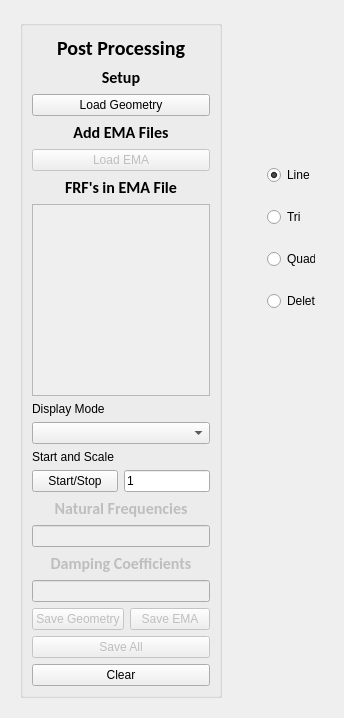
      <widget class="QWidget" name="post_processing_tab">
       <property name="sizePolicy">
        <sizepolicy hsizetype="Expanding" vsizetype="Expanding">
         <horstretch>0</horstretch>
         <verstretch>0</verstretch>
        </sizepolicy>
       </property>
       <attribute name="title">
        <string>Post Processing</string>
       </attribute>
       <layout class="QGridLayout" name="gridLayout_4">
        <item row="0" column="0">
         <widget class="PostProcMainWidget" name="post_proc_widget_main" native="true">
          <property name="sizePolicy">
           <sizepolicy hsizetype="Expanding" vsizetype="Expanding">
            <horstretch>0</horstretch>
            <verstretch>0</verstretch>
           </sizepolicy>
          </property>
          <layout class="QHBoxLayout" name="horizontalLayout_7" stretch="1,3">
           <item>
            <layout class="QVBoxLayout" name="post_proc_layout_setup" stretch="0">
             <property name="sizeConstraint">
              <enum>QLayout::SizeConstraint::SetDefaultConstraint</enum>
             </property>
             <property name="rightMargin">
              <number>0</number>
             </property>
             <item>
              <widget class="QGroupBox" name="groupBox">
               <layout class="QVBoxLayout" name="verticalLayout_3">
                <item>
                 <widget class="QLabel" name="post_proc_label_main">
                  <property name="sizePolicy">
                   <sizepolicy hsizetype="Expanding" vsizetype="Fixed">
                    <horstretch>0</horstretch>
                    <verstretch>0</verstretch>
                   </sizepolicy>
                  </property>
                  <property name="font">
                   <font>
                    <family>Calibri</family>
                    <pointsize>15</pointsize>
                    <bold>true</bold>
                   </font>
                  </property>
                  <property name="layoutDirection">
                   <enum>Qt::LayoutDirection::RightToLeft</enum>
                  </property>
                  <property name="text">
                   <string>Post Processing</string>
                  </property>
                  <property name="alignment">
                   <set>Qt::AlignmentFlag::AlignCenter</set>
                  </property>
                 </widget>
                </item>
                <item>
                 <widget class="QLabel" name="post_proc_label_main_2">
                  <property name="sizePolicy">
                   <sizepolicy hsizetype="Expanding" vsizetype="Fixed">
                    <horstretch>0</horstretch>
                    <verstretch>0</verstretch>
                   </sizepolicy>
                  </property>
                  <property name="font">
                   <font>
                    <family>Calibri</family>
                    <pointsize>12</pointsize>
                    <bold>true</bold>
                   </font>
                  </property>
                  <property name="layoutDirection">
                   <enum>Qt::LayoutDirection::RightToLeft</enum>
                  </property>
                  <property name="text">
                   <string>Setup</string>
                  </property>
                  <property name="alignment">
                   <set>Qt::AlignmentFlag::AlignCenter</set>
                  </property>
                 </widget>
                </item>
                <item>
                 <layout class="QHBoxLayout" name="horizontalLayout_4">
                  <item>
                   <widget class="QPushButton" name="post_proc_button_load_geometry">
                    <property name="sizePolicy">
                     <sizepolicy hsizetype="Minimum" vsizetype="Fixed">
                      <horstretch>0</horstretch>
                      <verstretch>0</verstretch>
                     </sizepolicy>
                    </property>
                    <property name="minimumSize">
                     <size>
                      <width>0</width>
                      <height>0</height>
                     </size>
                    </property>
                    <property name="text">
                     <string>Load Geometry</string>
                    </property>
                   </widget>
                  </item>
                 </layout>
                </item>
                <item>
                 <widget class="QLabel" name="post_proc_label_main_3">
                  <property name="sizePolicy">
                   <sizepolicy hsizetype="Expanding" vsizetype="Fixed">
                    <horstretch>0</horstretch>
                    <verstretch>0</verstretch>
                   </sizepolicy>
                  </property>
                  <property name="font">
                   <font>
                    <family>Calibri</family>
                    <pointsize>12</pointsize>
                    <bold>true</bold>
                   </font>
                  </property>
                  <property name="layoutDirection">
                   <enum>Qt::LayoutDirection::RightToLeft</enum>
                  </property>
                  <property name="text">
                   <string>Add EMA Files</string>
                  </property>
                  <property name="alignment">
                   <set>Qt::AlignmentFlag::AlignCenter</set>
                  </property>
                 </widget>
                </item>
                <item>
                 <widget class="QPushButton" name="post_proc_button_load_ema">
                  <property name="enabled">
                   <bool>false</bool>
                  </property>
                  <property name="sizePolicy">
                   <sizepolicy hsizetype="Minimum" vsizetype="Fixed">
                    <horstretch>0</horstretch>
                    <verstretch>0</verstretch>
                   </sizepolicy>
                  </property>
                  <property name="text">
                   <string>Load EMA</string>
                  </property>
                 </widget>
                </item>
                <item>
                 <widget class="QLabel" name="post_proc_label_main_4">
                  <property name="sizePolicy">
                   <sizepolicy hsizetype="Expanding" vsizetype="Fixed">
                    <horstretch>0</horstretch>
                    <verstretch>0</verstretch>
                   </sizepolicy>
                  </property>
                  <property name="font">
                   <font>
                    <family>Calibri</family>
                    <pointsize>12</pointsize>
                    <bold>true</bold>
                   </font>
                  </property>
                  <property name="layoutDirection">
                   <enum>Qt::LayoutDirection::RightToLeft</enum>
                  </property>
                  <property name="text">
                   <string>FRF's in EMA File</string>
                  </property>
                  <property name="alignment">
                   <set>Qt::AlignmentFlag::AlignCenter</set>
                  </property>
                 </widget>
                </item>
                <item>
                 <widget class="QListView" name="post_proc_ema_list">
                  <property name="enabled">
                   <bool>false</bool>
                  </property>
                  <property name="selectionMode">
                   <enum>QAbstractItemView::SelectionMode::SingleSelection</enum>
                  </property>
                 </widget>
                </item>
                <item>
                 <widget class="QLabel" name="post_proc_label_mode">
                  <property name="text">
                   <string>Display Mode</string>
                  </property>
                 </widget>
                </item>
                <item>
                 <widget class="QComboBox" name="post_proc_combo_box_mode"/>
                </item>
                <item>
                 <widget class="QLabel" name="label_2">
                  <property name="text">
                   <string>Start and Scale</string>
                  </property>
                 </widget>
                </item>
                <item>
                 <layout class="QHBoxLayout" name="horizontalLayout_11" stretch="1,1">
                  <item>
                   <widget class="QPushButton" name="post_proc_button_show_deformation">
                    <property name="text">
                     <string>Start/Stop</string>
                    </property>
                   </widget>
                  </item>
                  <item>
                   <widget class="QLineEdit" name="post_proc_line_edit_deformation_scale">
                    <property name="text">
                     <string>1</string>
                    </property>
                    <property name="placeholderText">
                     <string>Scale [1,100]</string>
                    </property>
                   </widget>
                  </item>
                 </layout>
                </item>
                <item>
                 <widget class="QLabel" name="post_proc_label_nat_freq">
                  <property name="enabled">
                   <bool>false</bool>
                  </property>
                  <property name="sizePolicy">
                   <sizepolicy hsizetype="Expanding" vsizetype="Fixed">
                    <horstretch>0</horstretch>
                    <verstretch>0</verstretch>
                   </sizepolicy>
                  </property>
                  <property name="font">
                   <font>
                    <family>Calibri</family>
                    <pointsize>12</pointsize>
                    <bold>true</bold>
                   </font>
                  </property>
                  <property name="layoutDirection">
                   <enum>Qt::LayoutDirection::RightToLeft</enum>
                  </property>
                  <property name="text">
                   <string>Natural Frequencies</string>
                  </property>
                  <property name="alignment">
                   <set>Qt::AlignmentFlag::AlignCenter</set>
                  </property>
                 </widget>
                </item>
                <item>
                 <widget class="QLineEdit" name="post_proc_line_edit_nat_freq">
                  <property name="enabled">
                   <bool>false</bool>
                  </property>
                  <property name="text">
                   <string/>
                  </property>
                  <property name="placeholderText">
                   <string/>
                  </property>
                 </widget>
                </item>
                <item>
                 <widget class="QLabel" name="post_proc_label_damping_coeff">
                  <property name="enabled">
                   <bool>false</bool>
                  </property>
                  <property name="sizePolicy">
                   <sizepolicy hsizetype="Expanding" vsizetype="Fixed">
                    <horstretch>0</horstretch>
                    <verstretch>0</verstretch>
                   </sizepolicy>
                  </property>
                  <property name="font">
                   <font>
                    <family>Calibri</family>
                    <pointsize>12</pointsize>
                    <bold>true</bold>
                   </font>
                  </property>
                  <property name="layoutDirection">
                   <enum>Qt::LayoutDirection::RightToLeft</enum>
                  </property>
                  <property name="text">
                   <string>Damping Coefficients</string>
                  </property>
                  <property name="alignment">
                   <set>Qt::AlignmentFlag::AlignCenter</set>
                  </property>
                 </widget>
                </item>
                <item>
                 <widget class="QLineEdit" name="post_proc_line_edit_daming_coeff">
                  <property name="enabled">
                   <bool>false</bool>
                  </property>
                  <property name="text">
                   <string/>
                  </property>
                  <property name="placeholderText">
                   <string/>
                  </property>
                 </widget>
                </item>
                <item>
                 <layout class="QHBoxLayout" name="horizontalLayout_9">
                  <item>
                   <widget class="QPushButton" name="post_proc_button_save_geometry">
                    <property name="enabled">
                     <bool>false</bool>
                    </property>
                    <property name="sizePolicy">
                     <sizepolicy hsizetype="Minimum" vsizetype="Fixed">
                      <horstretch>0</horstretch>
                      <verstretch>0</verstretch>
                     </sizepolicy>
                    </property>
                    <property name="text">
                     <string>Save Geometry</string>
                    </property>
                   </widget>
                  </item>
                  <item>
                   <widget class="QPushButton" name="post_proc_button_save_ema">
                    <property name="enabled">
                     <bool>false</bool>
                    </property>
                    <property name="sizePolicy">
                     <sizepolicy hsizetype="Minimum" vsizetype="Fixed">
                      <horstretch>0</horstretch>
                      <verstretch>0</verstretch>
                     </sizepolicy>
                    </property>
                    <property name="text">
                     <string>Save EMA</string>
                    </property>
                   </widget>
                  </item>
                 </layout>
                </item>
                <item>
                 <layout class="QHBoxLayout" name="horizontalLayout_8">
                  <item>
                   <widget class="QPushButton" name="post_proc_button_save_all">
                    <property name="enabled">
                     <bool>false</bool>
                    </property>
                    <property name="sizePolicy">
                     <sizepolicy hsizetype="Minimum" vsizetype="Fixed">
                      <horstretch>0</horstretch>
                      <verstretch>0</verstretch>
                     </sizepolicy>
                    </property>
                    <property name="text">
                     <string>Save All</string>
                    </property>
                   </widget>
                  </item>
                 </layout>
                </item>
                <item>
                 <widget class="QPushButton" name="post_proc_button_clear">
                  <property name="text">
                   <string>Clear</string>
                  </property>
                 </widget>
                </item>
               </layout>
              </widget>
             </item>
            </layout>
           </item>
           <item>
            <widget class="QFrame" name="post_proc_geometry">
             <property name="sizePolicy">
              <sizepolicy hsizetype="Expanding" vsizetype="Expanding">
               <horstretch>0</horstretch>
               <verstretch>0</verstretch>
              </sizepolicy>
             </property>
             <layout class="QGridLayout" name="gridLayout_9">
              <item row="0" column="0">
               <widget class="GeometryWidget" name="post_proc_vispy" native="true">
                <property name="sizePolicy">
                 <sizepolicy hsizetype="Expanding" vsizetype="Expanding">
                  <horstretch>0</horstretch>
                  <verstretch>0</verstretch>
                 </sizepolicy>
                </property>
                <widget class="QWidget" name="post_proc_vispy_settings" native="true">
                 <property name="enabled">
                  <bool>true</bool>
                 </property>
                 <property name="geometry">
                  <rect>
                   <x>30</x>
                   <y>120</y>
                   <width>181</width>
                   <height>181</height>
                  </rect>
                 </property>
                 <property name="sizePolicy">
                  <sizepolicy hsizetype="Minimum" vsizetype="Minimum">
                   <horstretch>0</horstretch>
                   <verstretch>0</verstretch>
                  </sizepolicy>
                 </property>
                 <property name="minimumSize">
                  <size>
                   <width>100</width>
                   <height>10</height>
                  </size>
                 </property>
                 <property name="autoFillBackground">
                  <bool>false</bool>
                 </property>
                 <property name="styleSheet">
                  <string notr="true"/>
                 </property>
                 <layout class="QVBoxLayout" name="verticalLayout">
                  <item>
                   <widget class="QRadioButton" name="radioButton_2">
                    <property name="enabled">
                     <bool>true</bool>
                    </property>
                    <property name="styleSheet">
                     <string notr="true">color: rgb(0, 0, 0);</string>
                    </property>
                    <property name="text">
                     <string>Line</string>
                    </property>
                    <property name="checked">
                     <bool>true</bool>
                    </property>
                    <attribute name="buttonGroup">
                     <string notr="true">post_proc_connector</string>
                    </attribute>
                   </widget>
                  </item>
                  <item>
                   <widget class="QRadioButton" name="radioButton">
                    <property name="styleSheet">
                     <string notr="true">color: rgb(0, 0, 0);</string>
                    </property>
                    <property name="text">
                     <string>Tri</string>
                    </property>
                    <attribute name="buttonGroup">
                     <string notr="true">post_proc_connector</string>
                    </attribute>
                   </widget>
                  </item>
                  <item>
                   <widget class="QRadioButton" name="radioButton_3">
                    <property name="styleSheet">
                     <string notr="true">color: rgb(0, 0, 0);</string>
                    </property>
                    <property name="text">
                     <string>Quad</string>
                    </property>
                    <attribute name="buttonGroup">
                     <string notr="true">post_proc_connector</string>
                    </attribute>
                   </widget>
                  </item>
                  <item>
                   <widget class="QRadioButton" name="radioButton_4">
                    <property name="enabled">
                     <bool>true</bool>
                    </property>
                    <property name="styleSheet">
                     <string notr="true">color: rgb(0, 0, 0);</string>
                    </property>
                    <property name="text">
                     <string>Delete</string>
                    </property>
                    <attribute name="buttonGroup">
                     <string notr="true">post_proc_connector</string>
                    </attribute>
                   </widget>
                  </item>
                 </layout>
                 <zorder>radioButton_3</zorder>
                 <zorder>radioButton</zorder>
                 <zorder>radioButton_2</zorder>
                 <zorder>radioButton_4</zorder>
                </widget>
               </widget>
              </item>
             </layout>
            </widget>
           </item>
          </layout>
         </widget>
        </item>
       </layout>
      </widget>
